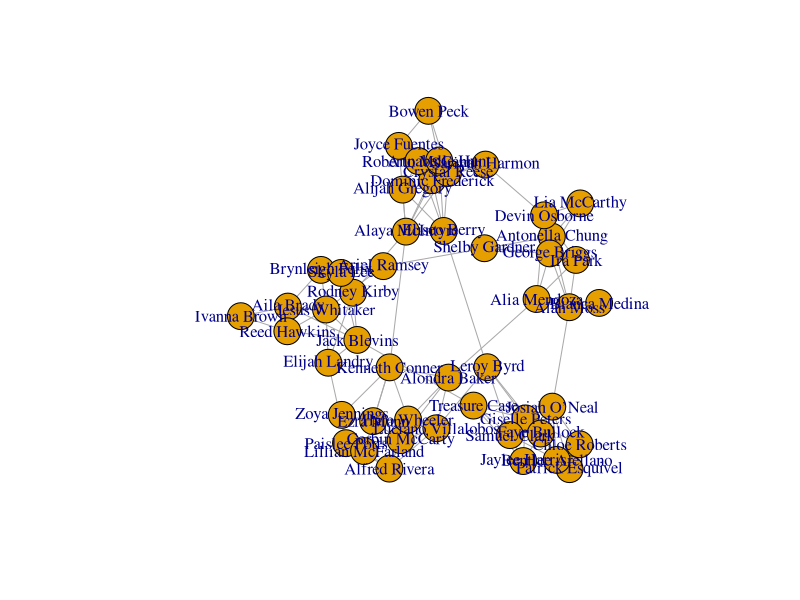
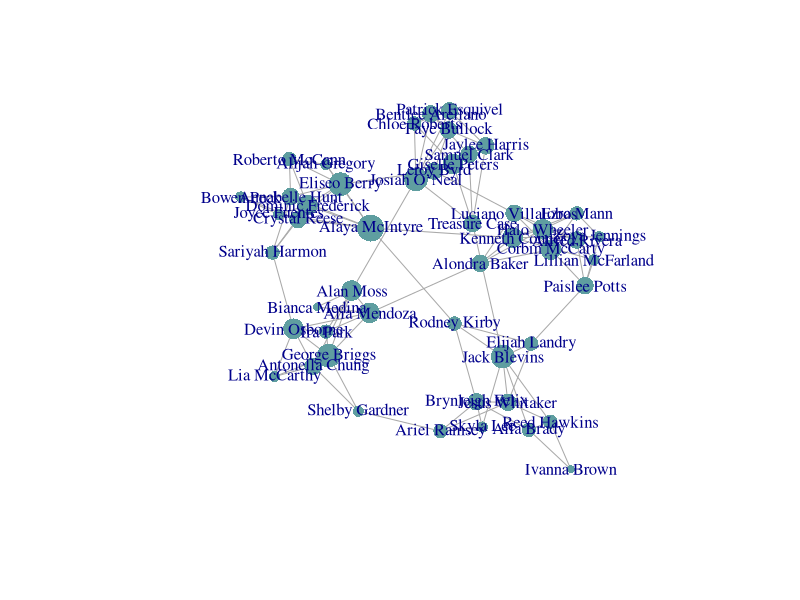
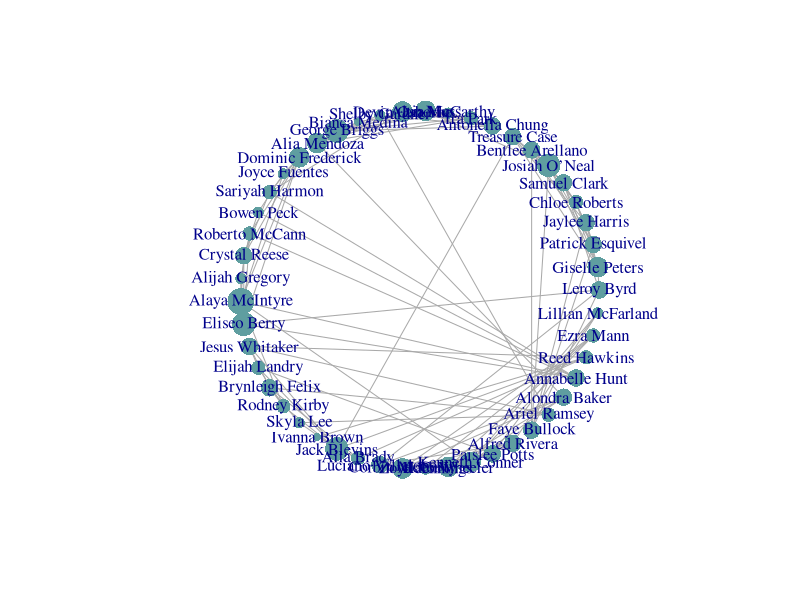
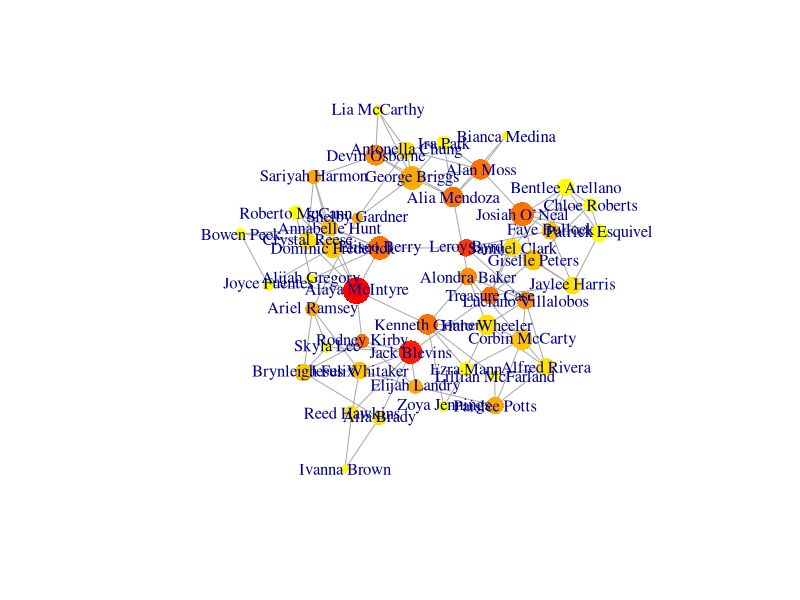
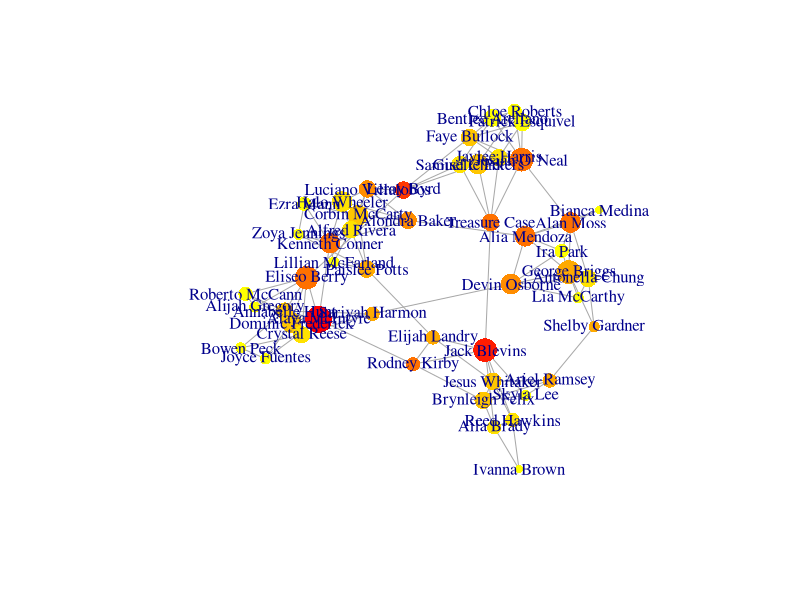
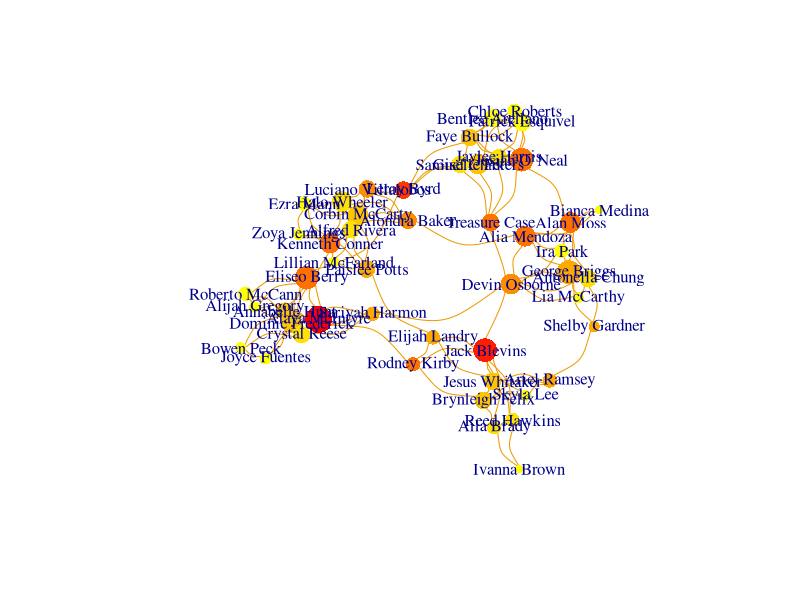
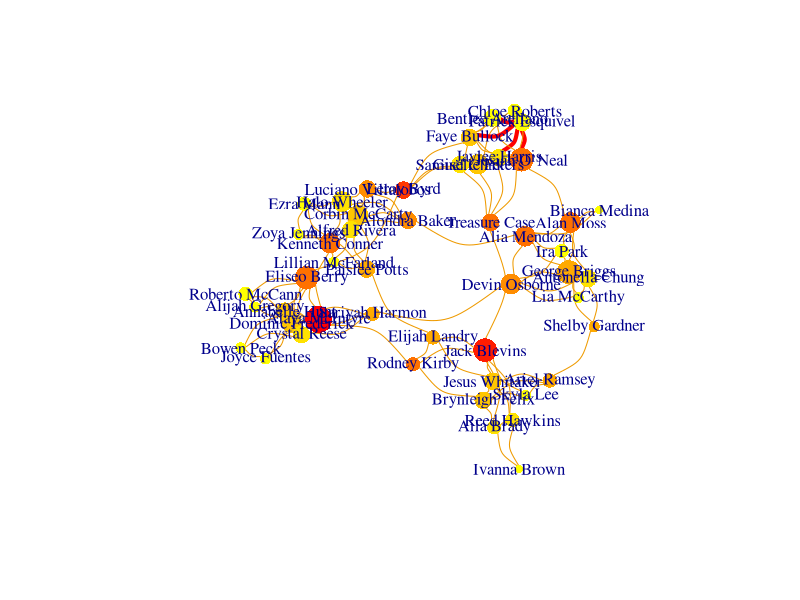

The R source for these figures, in order:
# Practice netork for Abhishek's work

library(igraph)


edge.list <- read.csv("abhisheks-play-data.csv")
head(edge.list)

g <- graph_from_data_frame(edge.list, directed=FALSE)
g


plot(g, edge.arrow.size=0, edge.arrow.width=0)

V(g)$color <- "cadetblue"
V(g)$degree <- degree(g)
V(g)$close <- closeness(g)
V(g)$bet <- betweenness(g)
V(g)$size <- 1 + (14 * degree(g)/max(degree(g)))
#V(g)$label <- ""
V(g)$frame.color <- NA

plot.igraph(g, edge.arrow.size=0, edge.arrow.width=0)

l <- layout_in_circle(g)
V(g)$x <- l[,1]
V(g)$y <- l[,2]

plot.igraph(g, edge.arrow.size=0, edge.arrow.width=0)


my.bet <- 1 + round(9 * V(g)$bet/max(V(g)$bet), 0)
my.pallet <- colorRampPalette(c("yellow", "red"))(10)
V(g)$color <- my.pallet[my.bet]
  
l <- layout_with_kk(g)
V(g)$x <- l[,1]
V(g)$y <- l[,2]
plot.igraph(g, edge.arrow.size=0, edge.arrow.width=0)

l <- layout.fruchterman.reingold(g)
V(g)$x <- l[,1]
V(g)$y <- l[,2]
plot.igraph(g, edge.arrow.size=0, edge.arrow.width=0)

E(g)$curved <- .5
E(g)$color <- "orange2"
plot.igraph(g, edge.arrow.size=0, edge.arrow.width=0)


# pick some random person in the network
random.person <- sample(V(g)$name, 1)
E(g)[.to(random.person)]$color <- "red"
E(g)$width <- 1
E(g)[.to(random.person)]$width <- 4
plot.igraph(g, edge.arrow.size=0, edge.arrow.width=0)



?plot.igraph()
?igraph.plotting()
?layout_()
